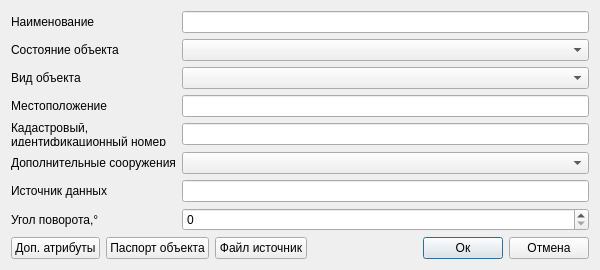
<?xml version="1.0" encoding="UTF-8"?>
<ui version="4.0">
 <class>Dialog</class>
 <widget class="QDialog" name="Dialog">
  <property name="geometry">
   <rect>
    <x>0</x>
    <y>0</y>
    <width>600</width>
    <height>270</height>
   </rect>
  </property>
  <property name="minimumSize">
   <size>
    <width>600</width>
    <height>270</height>
   </size>
  </property>
  <property name="windowTitle">
   <string>Объекты трубопроводов (маркер)</string>
  </property>
  <property name="accessibleName">
   <string notr="true">btnSave</string>
  </property>
  <layout class="QVBoxLayout" name="verticalLayout_2">
   <item>
    <layout class="QGridLayout" name="gridLayout_2">
     <item row="0" column="1">
      <layout class="QHBoxLayout" name="horizontalLayout_4">
       <item>
        <layout class="QGridLayout" name="gridLayout_3">
         <item row="4" column="0">
          <widget class="QLabel" name="label_24">
           <property name="text">
            <string>Кадастровый,
идентификационный номер</string>
           </property>
          </widget>
         </item>
         <item row="5" column="1">
          <widget class="QComboBox" name="cbAdditionalStructures"/>
         </item>
         <item row="0" column="1">
          <widget class="QLineEdit" name="tbDenomination">
           <property name="clearButtonEnabled">
            <bool>true</bool>
           </property>
          </widget>
         </item>
         <item row="0" column="0">
          <widget class="QLabel" name="label">
           <property name="text">
            <string>Наименование</string>
           </property>
          </widget>
         </item>
         <item row="3" column="1">
          <widget class="QLineEdit" name="tbLocation">
           <property name="clearButtonEnabled">
            <bool>true</bool>
           </property>
          </widget>
         </item>
         <item row="1" column="0">
          <widget class="QLabel" name="label_10">
           <property name="text">
            <string>Состояние объекта</string>
           </property>
          </widget>
         </item>
         <item row="6" column="0">
          <widget class="QLabel" name="label_25">
           <property name="text">
            <string>Источник данных</string>
           </property>
          </widget>
         </item>
         <item row="5" column="0">
          <widget class="QLabel" name="label_2">
           <property name="text">
            <string>Дополнительные сооружения</string>
           </property>
          </widget>
         </item>
         <item row="2" column="0">
          <widget class="QLabel" name="label_11">
           <property name="text">
            <string>Вид объекта</string>
           </property>
          </widget>
         </item>
         <item row="1" column="1">
          <widget class="QComboBox" name="cbObjectState">
           <property name="accessibleName">
            <string notr="true">cbPipeType</string>
           </property>
          </widget>
         </item>
         <item row="2" column="1">
          <widget class="QComboBox" name="cbObjectType">
           <property name="accessibleName">
            <string notr="true">cbPipeType</string>
           </property>
          </widget>
         </item>
         <item row="6" column="1">
          <widget class="QLineEdit" name="tbDataSource">
           <property name="clearButtonEnabled">
            <bool>true</bool>
           </property>
          </widget>
         </item>
         <item row="4" column="1">
          <widget class="QLineEdit" name="tbCadastralNumber">
           <property name="clearButtonEnabled">
            <bool>true</bool>
           </property>
          </widget>
         </item>
         <item row="3" column="0">
          <widget class="QLabel" name="label_3">
           <property name="text">
            <string>Местоположение</string>
           </property>
          </widget>
         </item>
         <item row="7" column="0">
          <widget class="QLabel" name="rotationLabel">
           <property name="text">
            <string>Угол поворота,°</string>
           </property>
          </widget>
         </item>
         <item row="7" column="1">
          <widget class="QgsSpinBox" name="sbRotation">
           <property name="maximum">
            <number>359</number>
           </property>
           <property name="clearValue">
            <bool>true</bool>
           </property>
          </widget>
         </item>
        </layout>
       </item>
      </layout>
     </item>
     <item row="3" column="1">
      <layout class="QHBoxLayout" name="horizontalLayout">
       <item>
        <widget class="QPushButton" name="btnAdditionalAttributes">
         <property name="text">
          <string>Доп. атрибуты</string>
         </property>
        </widget>
       </item>
       <item>
        <widget class="QPushButton" name="btnObjectPassport">
         <property name="text">
          <string>Паспорт объекта</string>
         </property>
        </widget>
       </item>
       <item>
        <widget class="QPushButton" name="btnDownloadFiles">
         <property name="text">
          <string>Файл источник</string>
         </property>
        </widget>
       </item>
       <item>
        <spacer name="horizontalSpacer">
         <property name="orientation">
          <enum>Qt::Horizontal</enum>
         </property>
         <property name="sizeHint" stdset="0">
          <size>
           <width>40</width>
           <height>20</height>
          </size>
         </property>
        </spacer>
       </item>
       <item>
        <widget class="QPushButton" name="btnOk">
         <property name="accessibleName">
          <string notr="true">btnSave</string>
         </property>
         <property name="text">
          <string>Ок</string>
         </property>
         <property name="default">
          <bool>true</bool>
         </property>
        </widget>
       </item>
       <item>
        <widget class="QPushButton" name="btnCancel">
         <property name="accessibleName">
          <string notr="true">btnCancel</string>
         </property>
         <property name="text">
          <string>Отмена</string>
         </property>
        </widget>
       </item>
      </layout>
     </item>
     <item row="2" column="1">
      <layout class="QHBoxLayout" name="horizontalLayout_2">
       <item>
        <spacer name="verticalSpacer">
         <property name="orientation">
          <enum>Qt::Vertical</enum>
         </property>
         <property name="sizeHint" stdset="0">
          <size>
           <width>20</width>
           <height>40</height>
          </size>
         </property>
        </spacer>
       </item>
      </layout>
     </item>
    </layout>
   </item>
  </layout>
 </widget>
 <customwidgets>
  <customwidget>
   <class>QgsSpinBox</class>
   <extends>QSpinBox</extends>
   <header>qgsspinbox.h</header>
  </customwidget>
 </customwidgets>
 <tabstops>
  <tabstop>tbDenomination</tabstop>
  <tabstop>cbObjectState</tabstop>
  <tabstop>cbObjectType</tabstop>
  <tabstop>tbLocation</tabstop>
  <tabstop>tbCadastralNumber</tabstop>
  <tabstop>cbAdditionalStructures</tabstop>
  <tabstop>tbDataSource</tabstop>
  <tabstop>sbRotation</tabstop>
  <tabstop>btnAdditionalAttributes</tabstop>
  <tabstop>btnObjectPassport</tabstop>
  <tabstop>btnDownloadFiles</tabstop>
  <tabstop>btnOk</tabstop>
  <tabstop>btnCancel</tabstop>
 </tabstops>
 <resources/>
 <connections/>
</ui>
